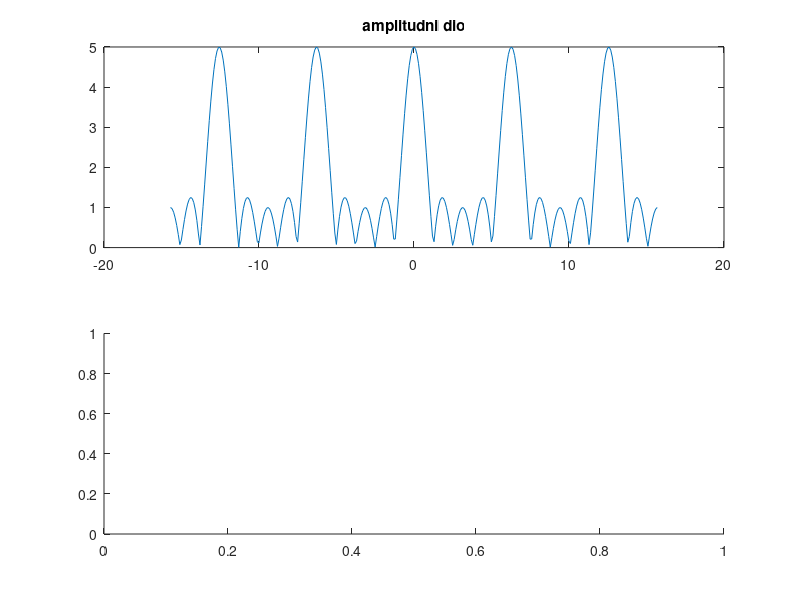

This figure's MATLAB source: (Note: this script raises an error after producing the figure.)
n=[1 1 1 1 1];
[H,w]=freqz(n,1,[-5*pi:0.1:5*pi]);
H=H.*exp(-j*w*2);
subplot(211), plot(w,abs(H)), title('amplitudni dio');
subplot(212), plot(w,phase(H)), title('fazni dio');